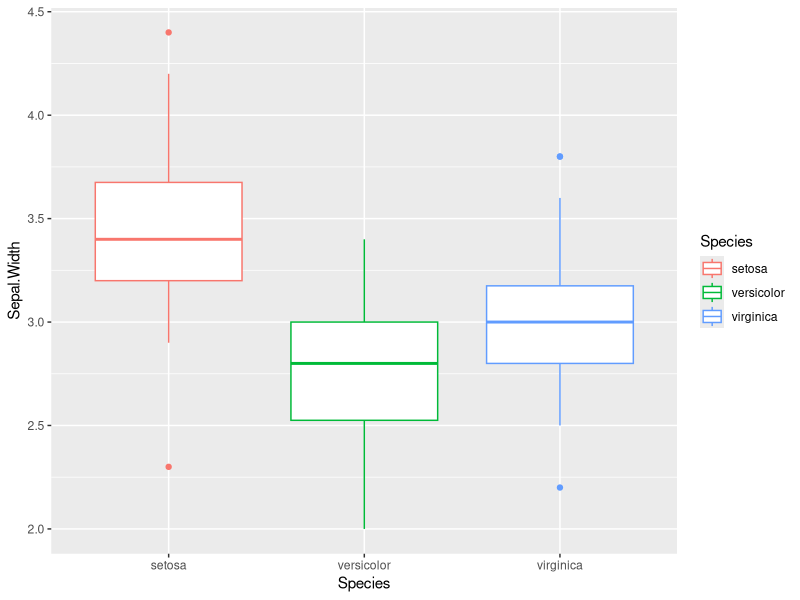
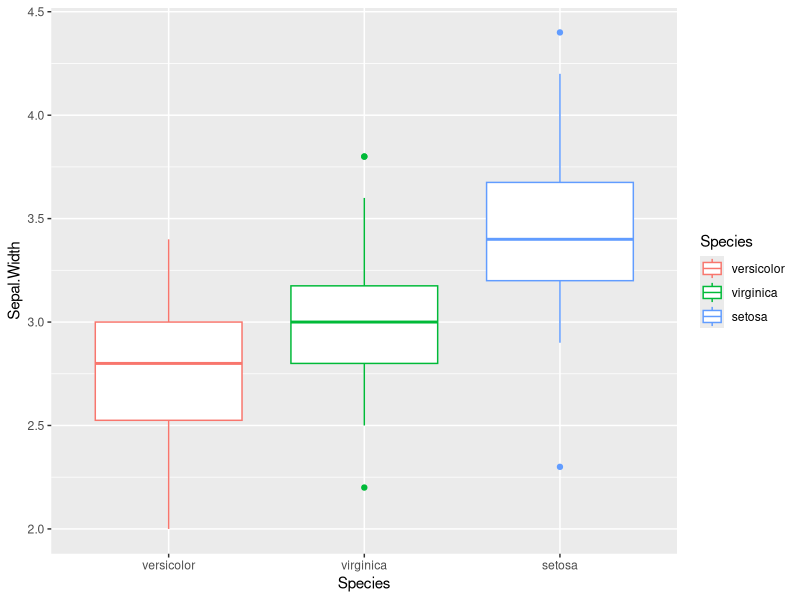
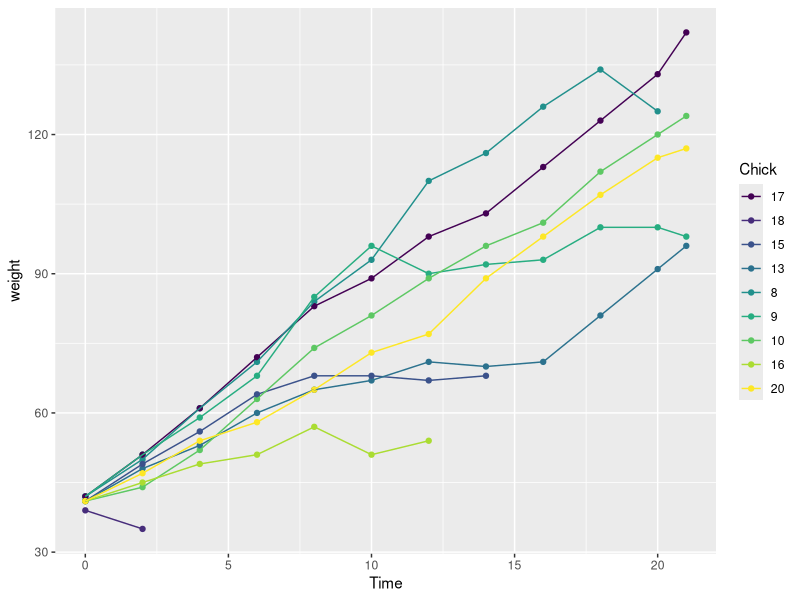
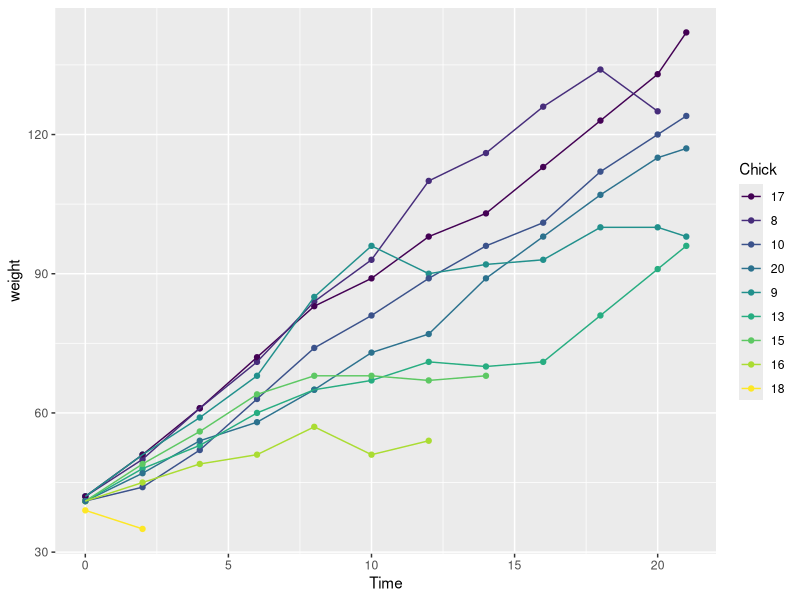

These figures' R source, in order:
library(tidyverse)

f <- factor(c('a','c','b','c'))
f

levels(f)

table(f)
fct_count(f)

fct_unique(f)

# change order of levels
# mentioned level(s) will be put in front
fct_relevel(f, c('c'))

# order levels by freq
fct_infreq(c('a','c','c'))

# order numeric levels by value
fct_inseq(as_factor(c(9,4,-1)))

# order by the order in which they first appear
fct_inorder(c('b_cell','another','t cell'))

# move an end to another end
fct_shift(factor(c('a','b','c')))


ggplot(iris, aes(Species, Sepal.Width, colour = Species)) +
  geom_boxplot()

# fct_reorder() change order by another variable
# Note that lines match order in legend
iris %>%
  mutate(Species = fct_reorder(Species, Sepal.Width)) %>%
  ggplot(aes(Species, Sepal.Width, colour = Species)) +
  geom_boxplot()

chks <- subset(ChickWeight, as.integer(Chick) < 10)
chks <- transform(chks, Chick = fct_shuffle(Chick))

ggplot(chks, aes(Time, weight, colour = Chick)) +
  geom_point() +
  geom_line()

# reorder by final value plot by 2 var
ggplot(chks, aes(Time, weight, colour = fct_reorder2(Chick, Time, weight))) +
  geom_point() +
  geom_line() +
  labs(colour = "Chick")

# change some level(s) to 'other'
fct_other(f, keep = c("a", "b"))
# collapse levels appearing fewer than 2 times into 'other'
fct_lump_min(f, min = 2)
